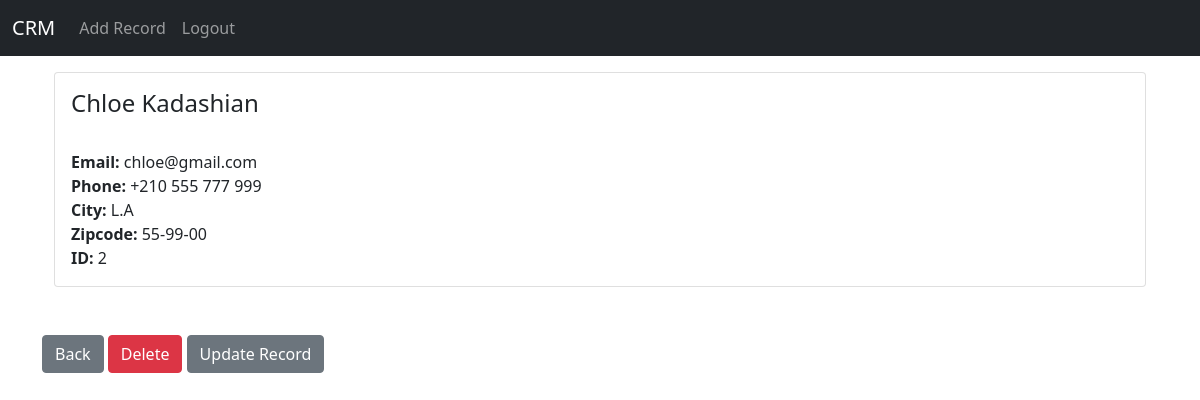
The page /record/2 (signed in) on the database its author committed.
### website/models.py (models this page shows)
class Record(models.Model):
    Created_at =models.DateTimeField(auto_now_add =True)
    first_name =models.CharField(max_length = 50)
    last_name =models.CharField(max_length = 50)
    phone = models.CharField(max_length = 50)
    email =models.CharField(max_length = 50)
    city =models.CharField(max_length = 50)
    zipcode = models.CharField(max_length = 50)

### website/views.py (the view)
# urls.py: path('record/<int:pk>',views.Customer_record,name='record'),
def Customer_record(request,pk):
    if request.user.is_authenticated:
        Customer_record = Record.objects.get(id=pk)
        return render(request, 'records.html', {'Customer_record': Customer_record})
    else:
        messages.success(request,'You have to login first!!')
        return redirect('index')

### website/templates/records.html (shortened to what this page needs)
<!DOCTYPE html>
<html lang="en">
<head>
</head>
<body>
{% extends 'base.html' %}
{% block content %}
<div class="container mt-3">
    <div class="card">
      <div class="card-body">
        <h4 class="card-title">{{ Customer_record.first_name }} {{ Customer_record.last_name }}</h4><br>
        <p class="card-text"><strong>Email: </strong>{{ Customer_record.email }}<br>
           <strong> Phone:</strong> {{ Customer_record.phone }} <br>
            <strong>City: </strong>{{ Customer_record.city }} <br>
           <strong>Zipcode: </strong> {{ Customer_record.zipcode }} <br>
          <strong>ID: </strong>  {{ Customer_record.id }}</p>
      </div>
    </div>
  </div>
  <br><br>
<a href="{% url 'index'%}" class="btn btn-secondary">Back</a>
<a href="{% url 'delete_record' Customer_record.id %}" class="btn btn-danger">Delete</a>
<a href="{% url 'update_record' Customer_record.id %}" class="btn btn-secondary">Update Record</a>
{% endblock %}

### rows shown on the page
Record: first_name "Chloe", last_name "Kadashian", email "chloe@gmail.com", phone "+210 555 777 999", city "L.A", zipcode "55-99-00", id "2"
